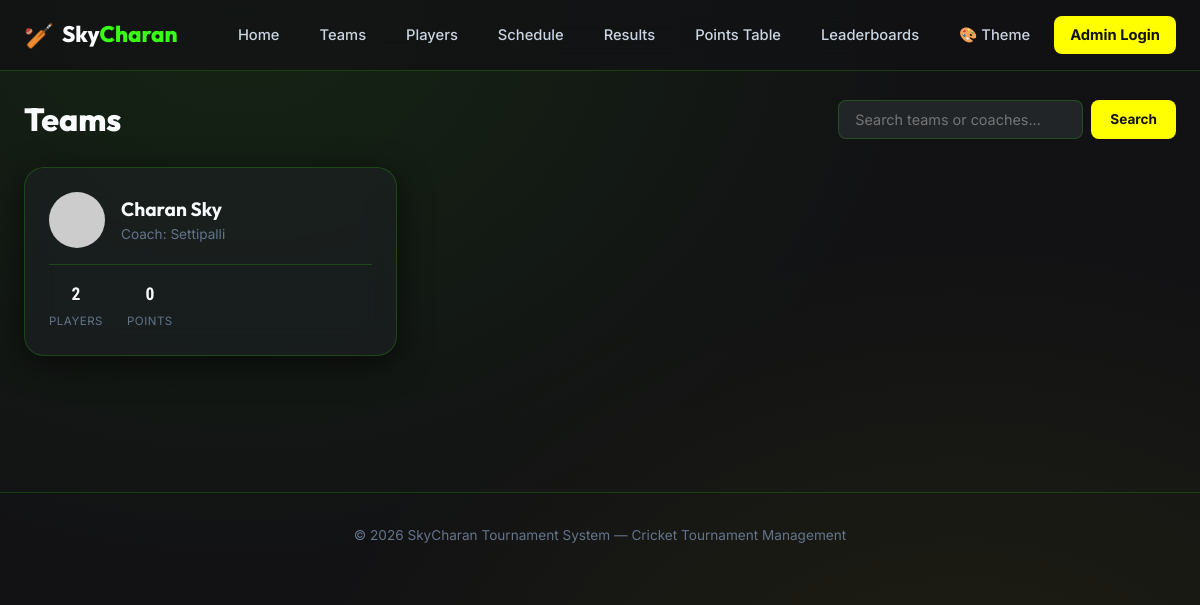
Screenshot of /teams/ with the database file from the repository.
### tournament/models.py (models this page shows, shortened)
class Team(models.Model):
    name = models.CharField(max_length=100, unique=True)
    logo = models.URLField(blank=True, help_text="Optional logo image URL")
    coach_name = models.CharField(max_length=100, blank=True)
    class Meta:
        ordering = ['name']
    @property
    def logo_or_placeholder(self):
        if self.logo:
            return self.logo
        return "https://placehold.co/80x80/0f3d2e/ffffff?text=" + (self.name[:2].upper())

### tournament/views.py (the view)
# urls.py: path('teams/', views.teams_list, name='teams'),
def teams_list(request):
    query = request.GET.get('q', '').strip()
    teams = Team.objects.all()
    if query:
        teams = teams.filter(Q(name__icontains=query) | Q(coach_name__icontains=query))
    teams = teams.prefetch_related('players')
    return render(request, 'tournament/teams.html', {'teams': teams, 'query': query})

### tournament/context_processors.py (called while the page is built, shortened)
def live_match_context(request):
    live_match = Match.objects.filter(status=Match.LIVE).first()
    return {
        'global_live_match': None,
        'global_live_state': None,
        'global_live_rr': 0.0,
        'global_live_target_text': "",
    }

### tournament/templates/tournament/teams.html (shortened to what this page needs)
{% extends 'tournament/base.html' %}
{% block content %}
<section class="section">
    <div class="section-header">
        <h1 class="page-title">Teams</h1>
        <form class="search-form" method="get" action="{% url 'teams' %}">
            <input type="text" name="q" value="{{ query }}" placeholder="Search teams or coaches..." class="search-input">
            <button type="submit" class="btn btn-primary btn-sm">Search</button>
        </form>
    </div>
    {% if teams %}
        <div class="team-grid">
            {% for team in teams %}
                <a href="{% url 'team_detail' team.pk %}" class="team-card glass">
                    <div class="team-card-header">
                        <img src="{{ team.logo_or_placeholder }}" alt="{{ team.name }}" class="team-logo">
                        <div>
                            <h3 class="team-card-name">{{ team.name }}</h3>
                            <p class="team-card-coach">Coach: {{ team.coach_name|default:"—" }}</p>
                        </div>
                    </div>
                    <div class="team-card-stats">
                        <div class="mini-stat">
                            <span class="mini-stat-value">{{ team.players.count }}</span>
                            <span class="mini-stat-label">Players</span>
                        </div>
                        <div class="mini-stat">
                            <span class="mini-stat-value">
                                {% if team.points %}{{ team.points.points }}{% else %}0{% endif %}
                            </span>
                            <span class="mini-stat-label">Points</span>
                        </div>
                    </div>
                </a>
            {% endfor %}
        </div>
    {% else %}
        <p class="empty-state">No teams found. {% if query %}Try a different search.{% endif %}</p>
    {% endif %}
</section>
{% endblock %}

### tournament/static/tournament/css/style.css (style rules this page uses)
:root, [data-theme="modern"] { --bg-primary: #121214; --bg-secondary: #1a1c1e; --bg-tertiary: #222528; --navbar-bg: rgba(18, 18, 20, 0.75); --bg-gradient: radial-gradient(ellipse at 20% 0%, rgba(57, 255, 20, 0.08), transparent 50%), radial-gradient(ellipse at 80% 100%, rgba(255, 255, 0, 0.06), transparent 50%); --hero-bg: radial-gradient(circle at 50% 30%, rgba(57, 255, 20, 0.12), transparent 60%), linear-gradient(180deg, rgba(20, 53, 13, 0.3), transparent); --surface: rgba(30, 34, 37, 0.55); --surface-hover: rgba(42, 48, 52, 0.65); --primary-rgb: 57, 255, 20; --accent-rgb: 255, 255, 0; --border: rgba(var(--primary-rgb), 0.18); --border-hover: rgba(var(--primary-rgb), 0.35); --primary: #39ff14; --primary-dark: #1dbb00; --primary-light: #8eff60; --secondary: #1a3d12; --accent: #ffff00; --accent-dark: #ccff00; --accent-text: #121212; --success: #39ff14; --warning: #ffff00; --error: #ff4d4d; --info: #38bdf8; --text-primary: #f8fafc; --text-secondary: #cbd5e1; --text-muted: #64748b; --space-1: 8px; --space-2: 16px; --space-3: 24px; --space-4: 32px; --space-5: 40px; --space-6: 64px; --radius-sm: 8px; --radius-md: 14px; --radius-lg: 20px; --radius-xl: 28px; --shadow-sm: 0 2px 8px rgba(0,0,0,0.4); --shadow-md: 0 8px 32px rgba(0,0,0,0.6); --shadow-glow: 0 0 40px rgba(var(--primary-rgb), 0.12); --font-body: 'Inter', system-ui, sans-serif; --font-display: 'Outfit', system-ui, sans-serif; --font-scores: 'Roboto Condensed', 'Montserrat', var(--font-display); }
*, *::before, *::after { box-sizing: border-box; margin: 0; padding: 0; }
html { scroll-behavior: smooth; }
body { font-family: var(--font-body); background: var(--bg-primary); color: var(--text-primary); line-height: 1.5; min-height: 100vh; overflow-x: hidden; background-image: var(--bg-gradient); background-attachment: fixed; transition: background 0.3s ease, color 0.3s ease; }
a { color: inherit; text-decoration: none; }
img { max-width: 100%; display: block; }
button { cursor: pointer; font-family: inherit; }
.glass { background: var(--surface); backdrop-filter: blur(16px); -webkit-backdrop-filter: blur(16px); border: 1px solid var(--border); border-radius: var(--radius-lg); box-shadow: var(--shadow-md); transition: all 0.3s ease, background 0.3s ease, border-color 0.3s ease; }
.btn { display: inline-flex; align-items: center; justify-content: center; gap: 8px; padding: 12px 28px; border-radius: var(--radius-sm); font-weight: 600; font-size: 0.95rem; border: 1px solid transparent; transition: all 0.25s ease; white-space: nowrap; }
.btn-primary { background: var(--accent); color: var(--accent-text); font-weight: 700; }
.btn-sm { padding: 8px 18px; font-size: 0.85rem; }
.section { margin-bottom: var(--space-5); }
.section-header { display: flex; align-items: center; justify-content: space-between; gap: var(--space-2); margin-bottom: var(--space-3); flex-wrap: wrap; }
.page-title { font-family: var(--font-display); font-size: 2rem; font-weight: 800; }
.team-logo { width: 56px; height: 56px; border-radius: 50%; object-fit: cover; }
.team-grid { display: grid; grid-template-columns: repeat(auto-fill, minmax(280px, 1fr)); gap: var(--space-2); }
.team-card { padding: var(--space-3); display: flex; flex-direction: column; gap: var(--space-2); }
.team-card-header { display: flex; align-items: center; gap: var(--space-2); }
.team-card-name { font-family: var(--font-display); font-size: 1.2rem; font-weight: 700; }
.team-card-coach { font-size: 0.85rem; color: var(--text-muted); }
.team-card-stats { display: flex; gap: var(--space-3); padding-top: var(--space-2); border-top: 1px solid var(--border); }
.mini-stat { text-align: center; }
.mini-stat-value { display: block; font-family: var(--font-display); font-weight: 700; font-size: 1.1rem; color: var(--text-primary); }
.mini-stat-label { font-size: 0.72rem; color: var(--text-muted); text-transform: uppercase; letter-spacing: 0.5px; }
.search-form { display: flex; gap: 8px; flex-wrap: wrap; }
.search-input, .search-select { padding: 10px 16px; background: var(--bg-tertiary); border: 1px solid var(--border); border-radius: var(--radius-sm); color: var(--text-primary); font-size: 0.9rem; font-family: inherit; transition: border-color 0.2s; }
.glass { animation: fadeIn 0.4s ease; }
.stat-value, .points-badge, .result-score, .points-cell, .rank-cell, .rank, .mini-stat-value, .score-nums { font-family: var(--font-scores) !important; font-weight: 700; }

### rows the page displays
Team: name "Charan Sky", coach_name "Settipalli", players.count "2", shows "0"
